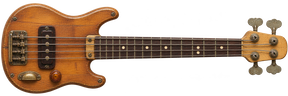
#> input picture moppets/gruff/(Footage)/drawer-bass.png, 288 x 96 px
$ python prompts.py '../../moppets/gruff/(Footage)/drawer-bass.png'
#> lines starting #> are read from the running program, lines starting #| are printed output that depends on the picture; after the words box and inside, x2 and y2 are one past the last pixel; in counts of white or black regions, pixels touching at a corner belong together
"""Prompt points for SAM from a classical cut-out: points deep inside it (the character) and far
outside it (the background), so SAM takes the whole character, not the part one point lands on.
Reads only the cut-out's alpha; the cutting is done by the Craft apps (tools/moppets/isolate.ts).
Usage: uv run --no-project --with pillow --with numpy --with scipy python tools/moppets/prompts.py <cutout.png>
Prints {"fg": [[x, y], ...], "bg": [[x, y], ...]}."""
import json, sys
import numpy as np
from PIL import Image
from scipy import ndimage as nd

alpha = np.asarray(Image.open(sys.argv[1]).convert("RGBA"))[..., 3] > 200
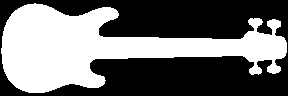
#> alpha: shape (96, 288) bool; 43.8% white; 1 white region, box (x1, y1, x2, y2) and area: (1, 3, 287, 93) 12099
inside = nd.binary_erosion(alpha, iterations=5)
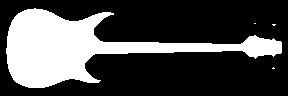
#> inside: shape (96, 288) bool; 29.2% white; 4 white regions (3 under 20 px), largest, box (x1, y1, x2, y2) and area: (6, 8, 282, 88) 8068
outside = nd.binary_erosion(~nd.binary_dilation(alpha, iterations=6), iterations=10)
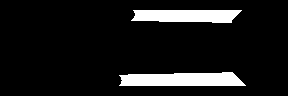
#> outside: shape (96, 288) bool; 9.9% white; 2 white regions, box (x1, y1, x2, y2) and area: (119, 72, 246, 86) 1503, (131, 10, 242, 23) 1230


def spread(mask, n):
#> called with n = 4
    ys, xs = np.nonzero(mask)
#> ys = 8080 values from 8 to 87; xs = 8080 values, max 281 at index 2805, min 6 at index 4152, mean 87.77
    if not len(xs):
        return []
    # a coarse grid over the mask's bounds, one point per cell that has any
    pts = []
    for gy in np.linspace(ys.min(), ys.max(), n + 1)[:-1]:
        for gx in np.linspace(xs.min(), xs.max(), n + 1)[:-1]:
            cell = (ys >= gy) & (ys < gy + (ys.max() - ys.min()) / n + 1) & (xs >= gx) & (xs < gx + (xs.max() - xs.min()) / n + 1)
            if cell.sum() > 30:
                k = np.argmin((xs[cell] - xs[cell].mean()) ** 2 + (ys[cell] - ys[cell].mean()) ** 2)
                pts.append([int(xs[cell][k]), int(ys[cell][k])])
#> after the loop, pts = [[40, 20], [91, 21], [41, 38], [100, 41], [177, 45], [252, 44], [41, 58], [100, 53], [177, 50], [253, 51], [41, 76], [84, 76]]
    return pts


print(json.dumps({"fg": spread(inside, 4), "bg": spread(outside, 3)}))
#| {"fg": [[40, 20], [91, 21], [41, 38], [100, 41], [177, 45], [252, 44], [41, 58], [100, 53], [177, 50], [253, 51], [41, 76], [84, 76]], "bg": [[147, 15], [182, 15], [220, 15], [141, 80], [182, 79], [221, 79]]}

$ run again, on moppets/gruff/(Footage)/arm_right.png
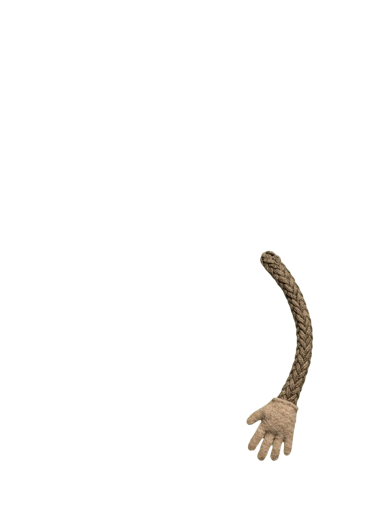
#> input picture moppets/gruff/(Footage)/arm_right.png, 384 x 512 px
#> `alpha = np.asarray(Image.open(sys.argv[1]).convert("RGBA"))[..., 3] > ..`:
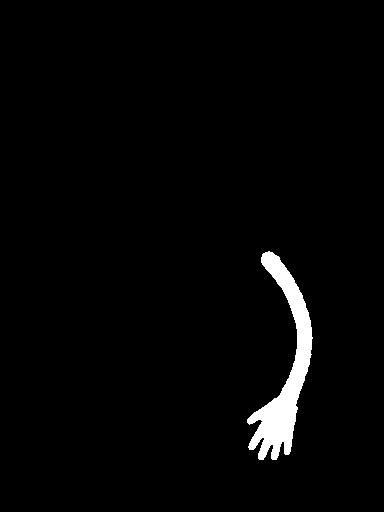
#> alpha: shape (512, 384) bool; 2.3% white; 1 white region, box (x1, y1, x2, y2) and area: (247, 251, 313, 460) 4601
#> inside: shape (512, 384) bool; 1% white; 2 white regions (1 under 20 px), largest, box (x1, y1, x2, y2) and area: (257, 256, 308, 444) 2024
#> `outside = nd.binary_erosion(~nd.binary_dilation(alpha, iterations=6), ..`:
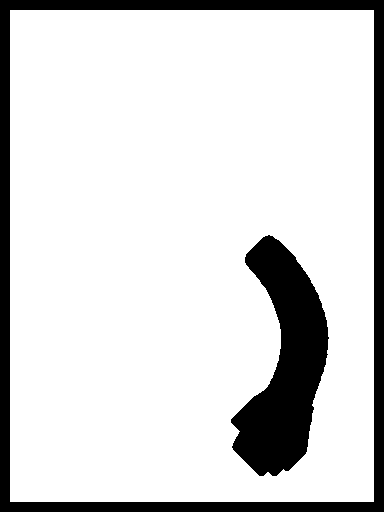
#> outside: shape (512, 384) bool; 84.6% white; 2 black regions, box (x1, y1, x2, y2) and area: (0, 0, 384, 512) 17520, (231, 235, 329, 476) 12665
#> ys = 2025 values from 256 to 443; xs = 2025 values, max 307 at index 614, min 254 at index 1447, mean 284.6
#> after the loop in spread, `for gy in np.linspace(ys.min(), ys.max(), n + 1)[:-1]:`: pts = [[275, 267], [288, 285], [296, 298], [302, 325], [290, 390], [299, 369], [265, 424], [275, 422], [286, 415]]
#> (printed output is left out)

$ run again, on moppets/gruff/(Footage)/body_torso.png
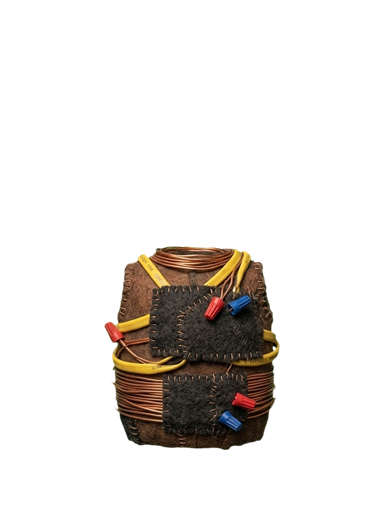
#> input picture moppets/gruff/(Footage)/body_torso.png, 384 x 512 px
#> `alpha = np.asarray(Image.open(sys.argv[1]).convert("RGBA"))[..., 3] > ..`:
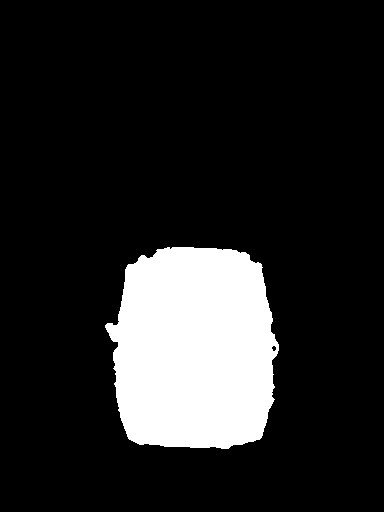
#> alpha: shape (512, 384) bool; 14.8% white; 1 white region, box (x1, y1, x2, y2) and area: (105, 247, 279, 449) 29018
#> inside: shape (512, 384) bool; 13.2% white; 1 white region, box (x1, y1, x2, y2) and area: (111, 252, 272, 444) 25860
#> `outside = nd.binary_erosion(~nd.binary_dilation(alpha, iterations=6), ..`:
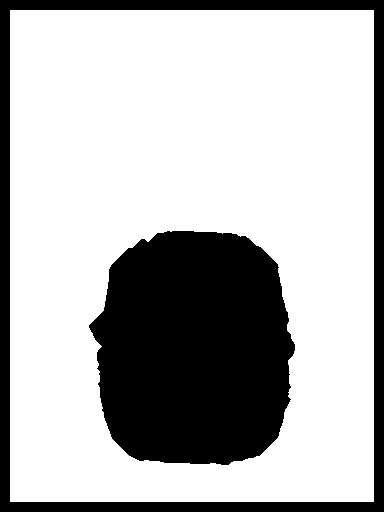
#> outside: shape (512, 384) bool; 71% white; 2 black regions, box (x1, y1, x2, y2) and area: (89, 231, 295, 465) 39507, (0, 0, 384, 512) 17520
#> after the loop in spread, `for gy in np.linspace(ys.min(), ys.max(), n + 1)[:-1]:`: pts = [[140, 283], [172, 277], [211, 277], [244, 281], [136, 325], [171, 324], [211, 324], [249, 325], [135, 372], [171, 372], [211, 372], [249, 372], [138, 415], [171, 418], [211, 419], [246, 415]]
#> (printed output is left out)
